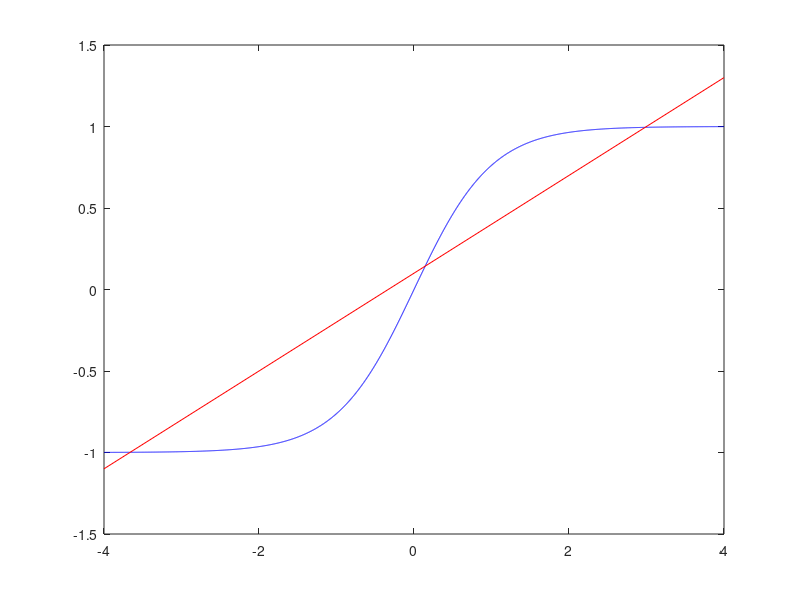

MATLAB code to generate this figure:
% author: Mark Greenstreet

function fun(a, b, u) 
  if(nargin < 1) a = 0.3; end
  if(nargin < 2) b = 0.1; end
  if(nargin < 3) u = 4; end
  if(numel(u) == 1) u = [-u, u]; end
  x = u(1):((u(2)-u(1))/4000.0):u(2);
  plot(x, tanh(x), 'b-');
  hold('on');
  plot(u, a*u+b, 'r-');
end
